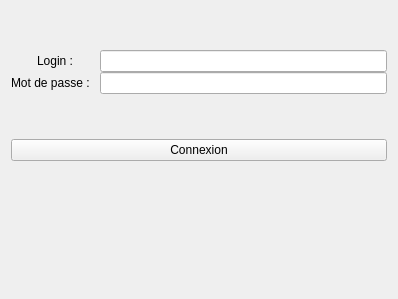
<?xml version="1.0" encoding="UTF-8"?>
<ui version="4.0">
 <class>Login</class>
 <widget class="QWidget" name="Login">
  <property name="geometry">
   <rect>
    <x>0</x>
    <y>0</y>
    <width>398</width>
    <height>299</height>
   </rect>
  </property>
  <property name="windowTitle">
   <string>Form</string>
  </property>
  <layout class="QGridLayout" name="gridLayout">
   <item row="0" column="0">
    <layout class="QFormLayout" name="formLayout">
     <property name="labelAlignment">
      <set>Qt::AlignCenter</set>
     </property>
     <property name="formAlignment">
      <set>Qt::AlignCenter</set>
     </property>
     <property name="horizontalSpacing">
      <number>0</number>
     </property>
     <property name="verticalSpacing">
      <number>0</number>
     </property>
     <item row="0" column="0">
      <widget class="QLabel" name="titreLogin">
       <property name="text">
        <string>Login :</string>
       </property>
      </widget>
     </item>
     <item row="0" column="1">
      <widget class="QLineEdit" name="champLogin"/>
     </item>
     <item row="1" column="0">
      <widget class="QLabel" name="titreMdp">
       <property name="text">
        <string>Mot de passe :   </string>
       </property>
      </widget>
     </item>
     <item row="1" column="1">
      <widget class="QLineEdit" name="champMdp">
       <property name="echoMode">
        <enum>QLineEdit::Password</enum>
       </property>
      </widget>
     </item>
    </layout>
   </item>
   <item row="1" column="0">
    <widget class="QPushButton" name="boutonLogin">
     <property name="text">
      <string>Connexion</string>
     </property>
    </widget>
   </item>
   <item row="2" column="0">
    <widget class="QLabel" name="labelErreur">
     <property name="text">
      <string/>
     </property>
     <property name="scaledContents">
      <bool>true</bool>
     </property>
     <property name="alignment">
      <set>Qt::AlignCenter</set>
     </property>
     <property name="textInteractionFlags">
      <set>Qt::NoTextInteraction</set>
     </property>
    </widget>
   </item>
  </layout>
 </widget>
 <resources/>
 <connections/>
</ui>
